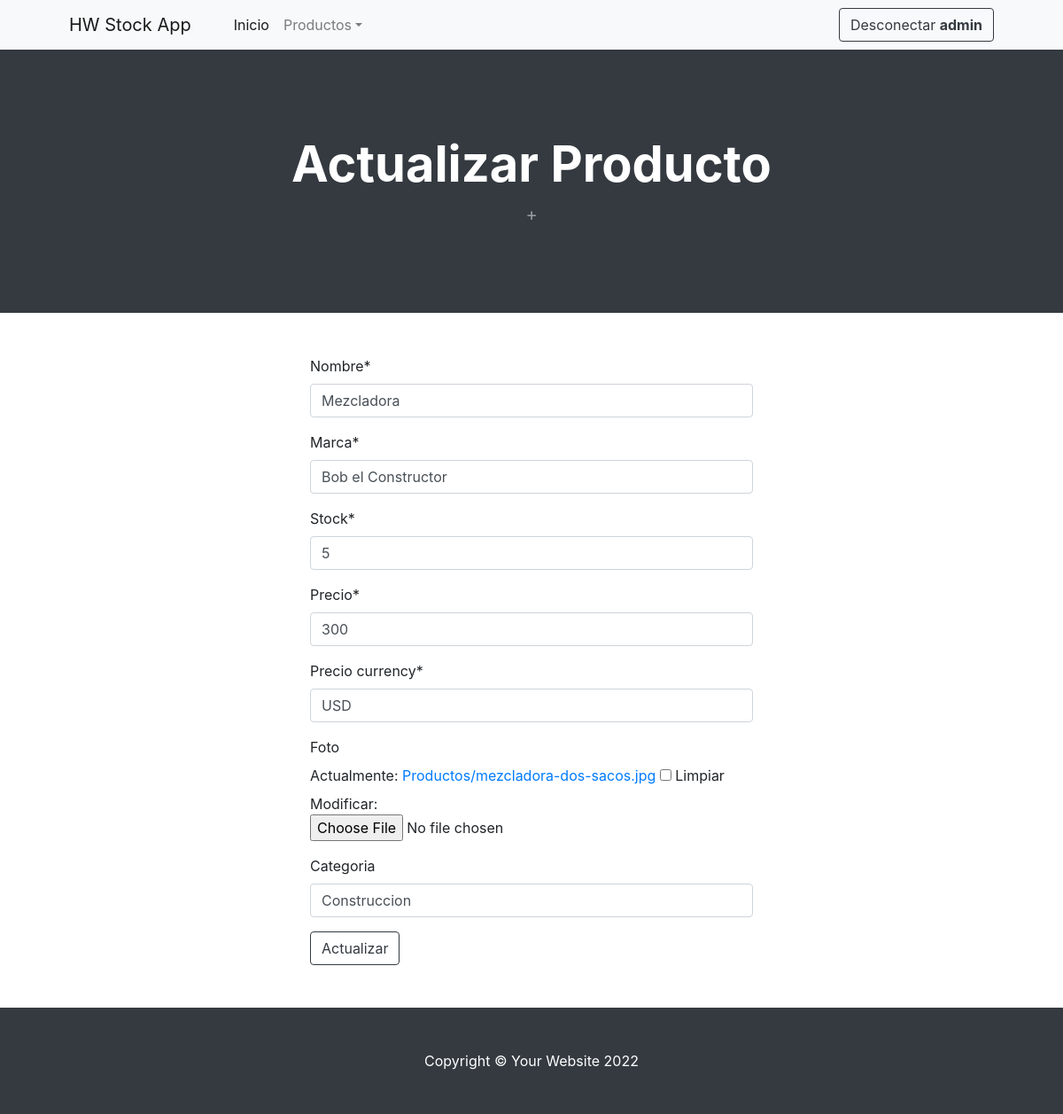
The page /HWStockApp/ActualizarProductos/13 (signed in) on the database as committed earlier.
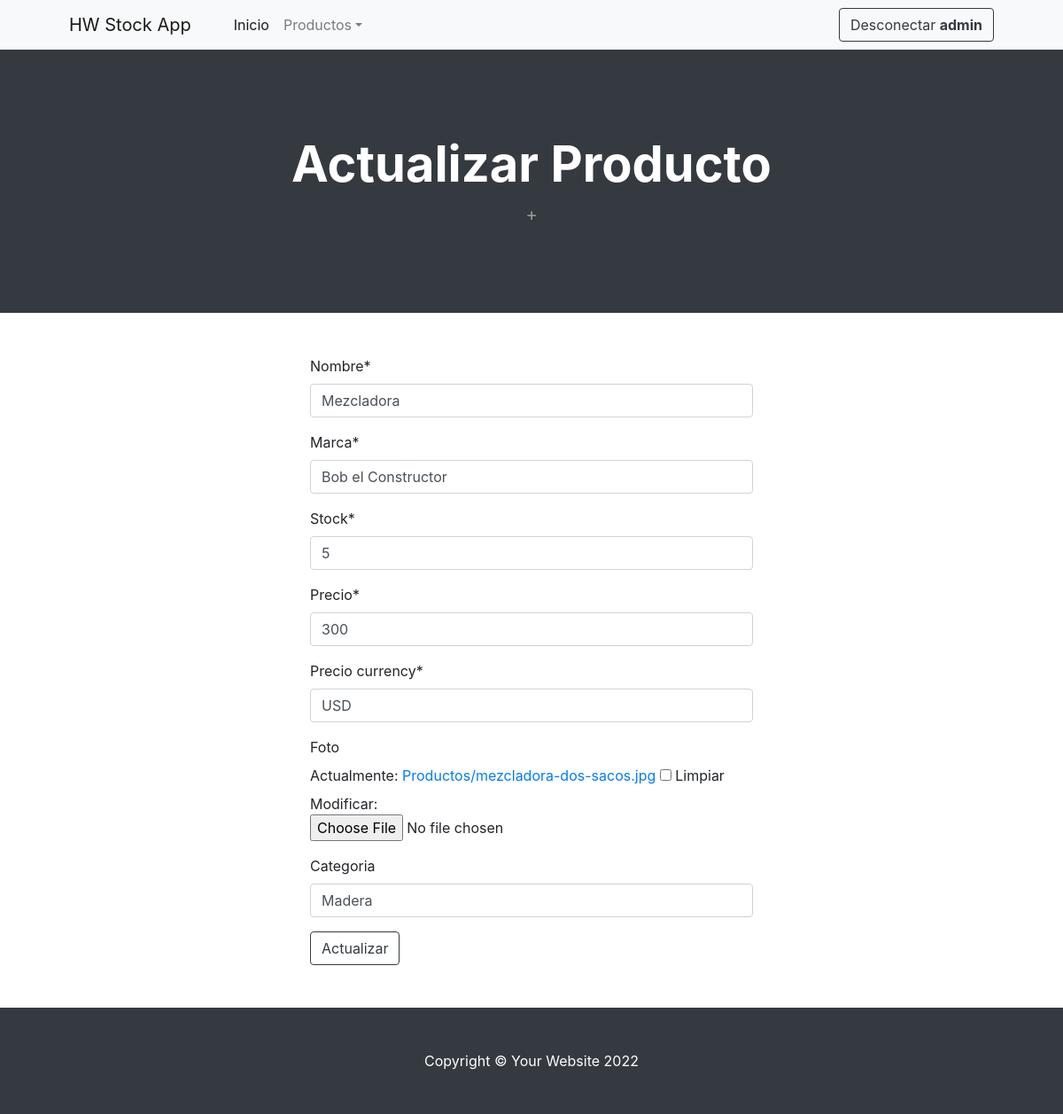
The same page on the database as committed later.
### HWStockApp/models.py (models this page shows, shortened)
class Productos(models.Model):
    nombre = models.CharField(max_length=30)
    marca = models.CharField(max_length=20)
    stock = models.IntegerField()
    precio = models.IntegerField()
    precio_currency = models.CharField(max_length=20)
    Foto = models.ImageField(upload_to="Productos/", height_field=None,
                             width_field=None, max_length=None, null=True, blank=True)
    categoria_opcion = (
        ('C', 'Construccion',),
        ('P', 'Pintura',),
        ('B', 'Baños',),
        ('M', 'Madera',),
        ('H', 'Hogar',),
        ('J', 'Jardin',),
        ('E', 'Electricidad',),
        ('O', 'Otros',),
    )
    categoria = models.CharField(
        max_length=1, choices=categoria_opcion, blank=True
    )

### HWStockApp/views.py (the view)
# urls.py: path('ActualizarProductos/<int:pk>',
class ActualizarProductos(LoginRequiredMixin, LogoutIfNotStaffMixin, UpdateView):
    model = Productos
    template_name = 'actualizarProducto.html'
    fields = ('__all__')
    success_url = '/HWStockApp/ListarProductos/'

### HWStockApp/views.py (called while the page is built)
    def dispatch(self, request, *args, **kwargs):
        if not request.user.is_staff:
            logout(request)
            return self.handle_no_permission()
        return super(LogoutIfNotStaffMixin, self).dispatch(request, *args, **kwargs)

### HWStoreApp/context_processor.py (called while the page is built)
def total_carrito(request):
    total= 0
    if request.user.is_authenticated:
        if "carrito" in request.session.keys():
            for keys,value in request.session["carrito"].items():
                total += int(value["acumulado"])
    return {"total_carrito": total}

### HWStockApp/templates/actualizarProducto.html (shortened to what this page needs)
{% extends 'HWStockFather.html' %}
{% load static %}
{% block header_section %}
<header class="bg-dark py-5">
    <div class="container px-4 px-lg-5 my-5">
        <div class="text-center text-white">
            <h1 class="display-4 fw-bolder">Actualizar Producto</h1>
            <p class="lead fw-normal text-white-50 mb-0">+</p>
        </div>
    </div>
</header>
{% endblock header_section %}
{% block body_section %}
{% load crispy_forms_tags %}
<section class="py-5">
    <div class="container justify-content-center">
        <link rel="stylesheet" href="https://maxcdn.bootstrapcdn.com/bootstrap/4.0.0/css/bootstrap.min.css">
        <div class="mx-auto" style="width: 500px;">
        <form ALIGN='left' method="POST" enctype="multipart/form-data">{% csrf_token %}
            {{ form|crispy }}
            <button type="submit" class="btn btn-outline-dark">Actualizar</button>
        </form>
        </div>
    </div>
</section>
{% endblock body_section %}

Rows that differ between the two databases and show on the page:
changed Productos "Mezcladora": categoria "Construccion" → "Madera"
